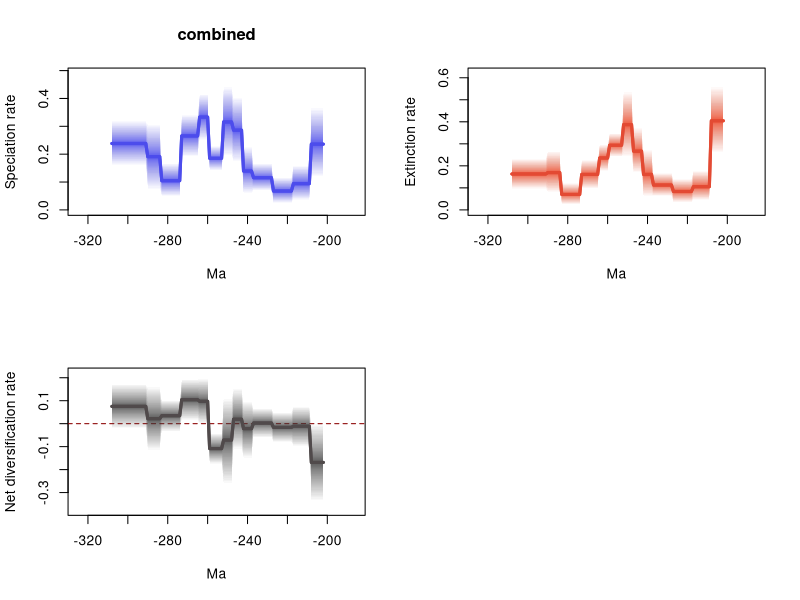

Write the R code that produced this figure.
# 1 files combined:
# 	C:\Users\SimoesLabAdmin\Documents\BDNN_Arielli\synapsida\mcmc_fixshift_no_predictors\D_mcmc/combined_9_marginal_rates.log

# 95% HPDs calculated using code from Biopy (https://www.cs.auckland.ac.nz/~yhel002/biopy/)

pdf(file='C:/Users/SimoesLabAdmin/Documents/BDNN_Arielli/synapsida/mcmc_fixshift_no_predictors/D_mcmc/combined_9_marginal_rates_RTT.pdf',width=10.8, height=8.4)
par(mfrow=c(2,2))
library(scales)
plot_RTT <- function (age,hpd_M,hpd_m,mean_m,color){
    N=100
    beta=(1:(N-1))/N
    alpha_shape=0.25
    cat=1-(beta^(1./alpha_shape))
    for (i in 1:(N-1)){
        trans= 1/N + 2/N
        polygon(c(age, rev(age)), c(hpd_M-((hpd_M-mean_m)*cat[i]), rev(hpd_m+((mean_m-hpd_m)*cat[i]))), col = alpha(color,trans), border = NA)
    }
    lines(rev(age), rev(mean_m), col = color, lwd=3)
}
    
L_hpd_m95=c(NA, NA,NA,NA,NA,NA,NA,NA,NA,NA,NA,NA,NA,NA,NA,NA,NA,NA,NA,NA,NA,NA,NA,NA,NA,NA,NA,NA,NA,NA,NA,NA,NA,NA,NA,NA,NA,NA,NA,NA,NA,NA,NA,NA,NA,NA,NA,NA,NA,NA,NA,NA,NA,NA,NA,NA,NA,NA,NA,NA,NA,NA,NA,NA,NA,NA,NA,NA,NA,NA,NA,NA,NA,NA,NA,NA,NA,NA,NA,NA,NA,NA,NA,NA,NA,NA,NA,NA,NA,NA,NA,NA,NA,NA,NA,NA,NA,NA,NA,NA,NA,NA,NA,NA,NA,NA,NA,NA,NA,NA,NA,NA,NA,NA,NA,NA,NA,NA,NA,NA,NA,NA,NA,NA,NA,NA,NA,NA,NA,NA,NA,NA,NA,NA,NA,NA,NA,NA,NA,NA,NA,NA,NA,NA,NA,NA,NA,NA,NA,NA,NA,NA,NA,NA,NA,NA,NA,NA,NA,NA,NA,NA,NA,NA,NA,NA,NA,NA,NA,NA,NA,NA,NA,NA,NA,NA,NA,NA,NA,NA,NA,NA,NA,NA,NA,NA,NA,NA,NA,NA,NA,NA,NA,NA,NA,NA,NA,NA,NA,NA,NA,NA,0.11606,0.11606,0.11606,0.11606,0.11606,0.11606,0.11606,0.034008,0.034008,0.034008,0.034008,0.034008,0.034008,0.034008,0.034008,0.034008,0.024192,0.024192,0.024192,0.024192,0.024192,0.024192,0.024192,0.024192,0.024192,0.024192,0.068457,0.068457,0.068457,0.068457,0.068457,0.068457,0.068457,0.068457,0.068457,0.068457,0.058151,0.058151,0.058151,0.058151,0.058151,0.169854,0.169854,0.169854,0.169854,0.169854,0.190979,0.190979,0.190979,0.190979,0.190979,0.141055,0.141055,0.141055,0.141055,0.141055,0.141055,0.141055,0.247366,0.247366,0.247366,0.247366,0.247366,0.190027,0.190027,0.190027,0.190027,0.190027,0.190027,0.190027,0.190027,0.190027,0.048227,0.048227,0.048227,0.048227,0.048227,0.048227,0.048227,0.048227,0.048227,0.048227,0.07082,0.07082,0.07082,0.07082,0.07082,0.07082,0.07082,0.159579,0.159579,0.159579,0.159579,0.159579,0.159579,0.159579,0.159579,0.159579,0.159579,0.159579,0.159579,0.159579,0.159579,0.159579,0.159579,0.159579,0.159579)
L_hpd_M95=c(NA, NA,NA,NA,NA,NA,NA,NA,NA,NA,NA,NA,NA,NA,NA,NA,NA,NA,NA,NA,NA,NA,NA,NA,NA,NA,NA,NA,NA,NA,NA,NA,NA,NA,NA,NA,NA,NA,NA,NA,NA,NA,NA,NA,NA,NA,NA,NA,NA,NA,NA,NA,NA,NA,NA,NA,NA,NA,NA,NA,NA,NA,NA,NA,NA,NA,NA,NA,NA,NA,NA,NA,NA,NA,NA,NA,NA,NA,NA,NA,NA,NA,NA,NA,NA,NA,NA,NA,NA,NA,NA,NA,NA,NA,NA,NA,NA,NA,NA,NA,NA,NA,NA,NA,NA,NA,NA,NA,NA,NA,NA,NA,NA,NA,NA,NA,NA,NA,NA,NA,NA,NA,NA,NA,NA,NA,NA,NA,NA,NA,NA,NA,NA,NA,NA,NA,NA,NA,NA,NA,NA,NA,NA,NA,NA,NA,NA,NA,NA,NA,NA,NA,NA,NA,NA,NA,NA,NA,NA,NA,NA,NA,NA,NA,NA,NA,NA,NA,NA,NA,NA,NA,NA,NA,NA,NA,NA,NA,NA,NA,NA,NA,NA,NA,NA,NA,NA,NA,NA,NA,NA,NA,NA,NA,NA,NA,NA,NA,NA,NA,NA,NA,0.369544,0.369544,0.369544,0.369544,0.369544,0.369544,0.369544,0.160186,0.160186,0.160186,0.160186,0.160186,0.160186,0.160186,0.160186,0.160186,0.11759,0.11759,0.11759,0.11759,0.11759,0.11759,0.11759,0.11759,0.11759,0.11759,0.168218,0.168218,0.168218,0.168218,0.168218,0.168218,0.168218,0.168218,0.168218,0.168218,0.22806,0.22806,0.22806,0.22806,0.22806,0.40666,0.40666,0.40666,0.40666,0.40666,0.445006,0.445006,0.445006,0.445006,0.445006,0.230748,0.230748,0.230748,0.230748,0.230748,0.230748,0.230748,0.417474,0.417474,0.417474,0.417474,0.417474,0.344072,0.344072,0.344072,0.344072,0.344072,0.344072,0.344072,0.344072,0.344072,0.168128,0.168128,0.168128,0.168128,0.168128,0.168128,0.168128,0.168128,0.168128,0.168128,0.310905,0.310905,0.310905,0.310905,0.310905,0.310905,0.310905,0.320759,0.320759,0.320759,0.320759,0.320759,0.320759,0.320759,0.320759,0.320759,0.320759,0.320759,0.320759,0.320759,0.320759,0.320759,0.320759,0.320759,0.320759)
M_hpd_m95=c(NA, NA,NA,NA,NA,NA,NA,NA,NA,NA,NA,NA,NA,NA,NA,NA,NA,NA,NA,NA,NA,NA,NA,NA,NA,NA,NA,NA,NA,NA,NA,NA,NA,NA,NA,NA,NA,NA,NA,NA,NA,NA,NA,NA,NA,NA,NA,NA,NA,NA,NA,NA,NA,NA,NA,NA,NA,NA,NA,NA,NA,NA,NA,NA,NA,NA,NA,NA,NA,NA,NA,NA,NA,NA,NA,NA,NA,NA,NA,NA,NA,NA,NA,NA,NA,NA,NA,NA,NA,NA,NA,NA,NA,NA,NA,NA,NA,NA,NA,NA,NA,NA,NA,NA,NA,NA,NA,NA,NA,NA,NA,NA,NA,NA,NA,NA,NA,NA,NA,NA,NA,NA,NA,NA,NA,NA,NA,NA,NA,NA,NA,NA,NA,NA,NA,NA,NA,NA,NA,NA,NA,NA,NA,NA,NA,NA,NA,NA,NA,NA,NA,NA,NA,NA,NA,NA,NA,NA,NA,NA,NA,NA,NA,NA,NA,NA,NA,NA,NA,NA,NA,NA,NA,NA,NA,NA,NA,NA,NA,NA,NA,NA,NA,NA,NA,NA,NA,NA,NA,NA,NA,NA,NA,NA,NA,NA,NA,NA,NA,NA,NA,NA,0.255435,0.255435,0.255435,0.255435,0.255435,0.255435,0.255435,0.042712,0.042712,0.042712,0.042712,0.042712,0.042712,0.042712,0.042712,0.042712,0.033522,0.033522,0.033522,0.033522,0.033522,0.033522,0.033522,0.033522,0.033522,0.033522,0.061942,0.061942,0.061942,0.061942,0.061942,0.061942,0.061942,0.061942,0.061942,0.061942,0.060131,0.060131,0.060131,0.060131,0.060131,0.166763,0.166763,0.166763,0.166763,0.166763,0.238642,0.238642,0.238642,0.238642,0.238642,0.240809,0.240809,0.240809,0.240809,0.240809,0.240809,0.240809,0.175214,0.175214,0.175214,0.175214,0.175214,0.094744,0.094744,0.094744,0.094744,0.094744,0.094744,0.094744,0.094744,0.094744,0.024381,0.024381,0.024381,0.024381,0.024381,0.024381,0.024381,0.024381,0.024381,0.024381,0.078733,0.078733,0.078733,0.078733,0.078733,0.078733,0.078733,0.094222,0.094222,0.094222,0.094222,0.094222,0.094222,0.094222,0.094222,0.094222,0.094222,0.094222,0.094222,0.094222,0.094222,0.094222,0.094222,0.094222,0.094222)
M_hpd_M95=c(NA, NA,NA,NA,NA,NA,NA,NA,NA,NA,NA,NA,NA,NA,NA,NA,NA,NA,NA,NA,NA,NA,NA,NA,NA,NA,NA,NA,NA,NA,NA,NA,NA,NA,NA,NA,NA,NA,NA,NA,NA,NA,NA,NA,NA,NA,NA,NA,NA,NA,NA,NA,NA,NA,NA,NA,NA,NA,NA,NA,NA,NA,NA,NA,NA,NA,NA,NA,NA,NA,NA,NA,NA,NA,NA,NA,NA,NA,NA,NA,NA,NA,NA,NA,NA,NA,NA,NA,NA,NA,NA,NA,NA,NA,NA,NA,NA,NA,NA,NA,NA,NA,NA,NA,NA,NA,NA,NA,NA,NA,NA,NA,NA,NA,NA,NA,NA,NA,NA,NA,NA,NA,NA,NA,NA,NA,NA,NA,NA,NA,NA,NA,NA,NA,NA,NA,NA,NA,NA,NA,NA,NA,NA,NA,NA,NA,NA,NA,NA,NA,NA,NA,NA,NA,NA,NA,NA,NA,NA,NA,NA,NA,NA,NA,NA,NA,NA,NA,NA,NA,NA,NA,NA,NA,NA,NA,NA,NA,NA,NA,NA,NA,NA,NA,NA,NA,NA,NA,NA,NA,NA,NA,NA,NA,NA,NA,NA,NA,NA,NA,NA,NA,0.562961,0.562961,0.562961,0.562961,0.562961,0.562961,0.562961,0.179095,0.179095,0.179095,0.179095,0.179095,0.179095,0.179095,0.179095,0.179095,0.141127,0.141127,0.141127,0.141127,0.141127,0.141127,0.141127,0.141127,0.141127,0.141127,0.168409,0.168409,0.168409,0.168409,0.168409,0.168409,0.168409,0.168409,0.168409,0.168409,0.274399,0.274399,0.274399,0.274399,0.274399,0.374083,0.374083,0.374083,0.374083,0.374083,0.53973,0.53973,0.53973,0.53973,0.53973,0.348813,0.348813,0.348813,0.348813,0.348813,0.348813,0.348813,0.299217,0.299217,0.299217,0.299217,0.299217,0.22779,0.22779,0.22779,0.22779,0.22779,0.22779,0.22779,0.22779,0.22779,0.122405,0.122405,0.122405,0.122405,0.122405,0.122405,0.122405,0.122405,0.122405,0.122405,0.268596,0.268596,0.268596,0.268596,0.268596,0.268596,0.268596,0.233955,0.233955,0.233955,0.233955,0.233955,0.233955,0.233955,0.233955,0.233955,0.233955,0.233955,0.233955,0.233955,0.233955,0.233955,0.233955,0.233955,0.233955)
R_hpd_m95=c(NA, NA,NA,NA,NA,NA,NA,NA,NA,NA,NA,NA,NA,NA,NA,NA,NA,NA,NA,NA,NA,NA,NA,NA,NA,NA,NA,NA,NA,NA,NA,NA,NA,NA,NA,NA,NA,NA,NA,NA,NA,NA,NA,NA,NA,NA,NA,NA,NA,NA,NA,NA,NA,NA,NA,NA,NA,NA,NA,NA,NA,NA,NA,NA,NA,NA,NA,NA,NA,NA,NA,NA,NA,NA,NA,NA,NA,NA,NA,NA,NA,NA,NA,NA,NA,NA,NA,NA,NA,NA,NA,NA,NA,NA,NA,NA,NA,NA,NA,NA,NA,NA,NA,NA,NA,NA,NA,NA,NA,NA,NA,NA,NA,NA,NA,NA,NA,NA,NA,NA,NA,NA,NA,NA,NA,NA,NA,NA,NA,NA,NA,NA,NA,NA,NA,NA,NA,NA,NA,NA,NA,NA,NA,NA,NA,NA,NA,NA,NA,NA,NA,NA,NA,NA,NA,NA,NA,NA,NA,NA,NA,NA,NA,NA,NA,NA,NA,NA,NA,NA,NA,NA,NA,NA,NA,NA,NA,NA,NA,NA,NA,NA,NA,NA,NA,NA,NA,NA,NA,NA,NA,NA,NA,NA,NA,NA,NA,NA,NA,NA,NA,NA,-0.34131,-0.34131,-0.34131,-0.34131,-0.34131,-0.34131,-0.34131,-0.100752,-0.100752,-0.100752,-0.100752,-0.100752,-0.100752,-0.100752,-0.100752,-0.100752,-0.081907,-0.081907,-0.081907,-0.081907,-0.081907,-0.081907,-0.081907,-0.081907,-0.081907,-0.081907,-0.061169,-0.061169,-0.061169,-0.061169,-0.061169,-0.061169,-0.061169,-0.061169,-0.061169,-0.061169,-0.152732,-0.152732,-0.152732,-0.152732,-0.152732,-0.114075,-0.114075,-0.114075,-0.114075,-0.114075,-0.266158,-0.266158,-0.266158,-0.266158,-0.266158,-0.176421,-0.176421,-0.176421,-0.176421,-0.176421,-0.176421,-0.176421,-0.003343,-0.003343,-0.003343,-0.003343,-0.003343,0.01211,0.01211,0.01211,0.01211,0.01211,0.01211,0.01211,0.01211,0.01211,-0.035583,-0.035583,-0.035583,-0.035583,-0.035583,-0.035583,-0.035583,-0.035583,-0.035583,-0.035583,-0.118703,-0.118703,-0.118703,-0.118703,-0.118703,-0.118703,-0.118703,-0.024162,-0.024162,-0.024162,-0.024162,-0.024162,-0.024162,-0.024162,-0.024162,-0.024162,-0.024162,-0.024162,-0.024162,-0.024162,-0.024162,-0.024162,-0.024162,-0.024162,-0.024162)
R_hpd_M95=c(NA, NA,NA,NA,NA,NA,NA,NA,NA,NA,NA,NA,NA,NA,NA,NA,NA,NA,NA,NA,NA,NA,NA,NA,NA,NA,NA,NA,NA,NA,NA,NA,NA,NA,NA,NA,NA,NA,NA,NA,NA,NA,NA,NA,NA,NA,NA,NA,NA,NA,NA,NA,NA,NA,NA,NA,NA,NA,NA,NA,NA,NA,NA,NA,NA,NA,NA,NA,NA,NA,NA,NA,NA,NA,NA,NA,NA,NA,NA,NA,NA,NA,NA,NA,NA,NA,NA,NA,NA,NA,NA,NA,NA,NA,NA,NA,NA,NA,NA,NA,NA,NA,NA,NA,NA,NA,NA,NA,NA,NA,NA,NA,NA,NA,NA,NA,NA,NA,NA,NA,NA,NA,NA,NA,NA,NA,NA,NA,NA,NA,NA,NA,NA,NA,NA,NA,NA,NA,NA,NA,NA,NA,NA,NA,NA,NA,NA,NA,NA,NA,NA,NA,NA,NA,NA,NA,NA,NA,NA,NA,NA,NA,NA,NA,NA,NA,NA,NA,NA,NA,NA,NA,NA,NA,NA,NA,NA,NA,NA,NA,NA,NA,NA,NA,NA,NA,NA,NA,NA,NA,NA,NA,NA,NA,NA,NA,NA,NA,NA,NA,NA,NA,0.003989,0.003989,0.003989,0.003989,0.003989,0.003989,0.003989,0.076603,0.076603,0.076603,0.076603,0.076603,0.076603,0.076603,0.076603,0.076603,0.050715,0.050715,0.050715,0.050715,0.050715,0.050715,0.050715,0.050715,0.050715,0.050715,0.068403,0.068403,0.068403,0.068403,0.068403,0.068403,0.068403,0.068403,0.068403,0.068403,0.098763,0.098763,0.098763,0.098763,0.098763,0.15599,0.15599,0.15599,0.15599,0.15599,0.114884,0.114884,0.114884,0.114884,0.114884,-0.040745,-0.040745,-0.040745,-0.040745,-0.040745,-0.040745,-0.040745,0.198578,0.198578,0.198578,0.198578,0.198578,0.195166,0.195166,0.195166,0.195166,0.195166,0.195166,0.195166,0.195166,0.195166,0.102952,0.102952,0.102952,0.102952,0.102952,0.102952,0.102952,0.102952,0.102952,0.102952,0.163143,0.163143,0.163143,0.163143,0.163143,0.163143,0.163143,0.174082,0.174082,0.174082,0.174082,0.174082,0.174082,0.174082,0.174082,0.174082,0.174082,0.174082,0.174082,0.174082,0.174082,0.174082,0.174082,0.174082,0.174082)
L_mean=c(NA, NA,NA,NA,NA,NA,NA,NA,NA,NA,NA,NA,NA,NA,NA,NA,NA,NA,NA,NA,NA,NA,NA,NA,NA,NA,NA,NA,NA,NA,NA,NA,NA,NA,NA,NA,NA,NA,NA,NA,NA,NA,NA,NA,NA,NA,NA,NA,NA,NA,NA,NA,NA,NA,NA,NA,NA,NA,NA,NA,NA,NA,NA,NA,NA,NA,NA,NA,NA,NA,NA,NA,NA,NA,NA,NA,NA,NA,NA,NA,NA,NA,NA,NA,NA,NA,NA,NA,NA,NA,NA,NA,NA,NA,NA,NA,NA,NA,NA,NA,NA,NA,NA,NA,NA,NA,NA,NA,NA,NA,NA,NA,NA,NA,NA,NA,NA,NA,NA,NA,NA,NA,NA,NA,NA,NA,NA,NA,NA,NA,NA,NA,NA,NA,NA,NA,NA,NA,NA,NA,NA,NA,NA,NA,NA,NA,NA,NA,NA,NA,NA,NA,NA,NA,NA,NA,NA,NA,NA,NA,NA,NA,NA,NA,NA,NA,NA,NA,NA,NA,NA,NA,NA,NA,NA,NA,NA,NA,NA,NA,NA,NA,NA,NA,NA,NA,NA,NA,NA,NA,NA,NA,NA,NA,NA,NA,NA,NA,NA,NA,NA,NA,0.235982623074074,0.235982623074074,0.235982623074074,0.235982623074074,0.235982623074074,0.235982623074074,0.235982623074074,0.094278537765432,0.094278537765432,0.094278537765432,0.094278537765432,0.094278537765432,0.094278537765432,0.094278537765432,0.094278537765432,0.094278537765432,0.067682347666667,0.067682347666667,0.067682347666667,0.067682347666667,0.067682347666667,0.067682347666667,0.067682347666667,0.067682347666667,0.067682347666667,0.067682347666667,0.11560735062963,0.11560735062963,0.11560735062963,0.11560735062963,0.11560735062963,0.11560735062963,0.11560735062963,0.11560735062963,0.11560735062963,0.11560735062963,0.139450771740741,0.139450771740741,0.139450771740741,0.139450771740741,0.139450771740741,0.286094387617284,0.286094387617284,0.286094387617284,0.286094387617284,0.286094387617284,0.315683579518518,0.315683579518518,0.315683579518518,0.315683579518518,0.315683579518518,0.185234455271605,0.185234455271605,0.185234455271605,0.185234455271605,0.185234455271605,0.185234455271605,0.185234455271605,0.333128330654321,0.333128330654321,0.333128330654321,0.333128330654321,0.333128330654321,0.26553013008642,0.26553013008642,0.26553013008642,0.26553013008642,0.26553013008642,0.26553013008642,0.26553013008642,0.26553013008642,0.26553013008642,0.104802483185185,0.104802483185185,0.104802483185185,0.104802483185185,0.104802483185185,0.104802483185185,0.104802483185185,0.104802483185185,0.104802483185185,0.104802483185185,0.191048386604938,0.191048386604938,0.191048386604938,0.191048386604938,0.191048386604938,0.191048386604938,0.191048386604938,0.238308991728395,0.238308991728395,0.238308991728395,0.238308991728395,0.238308991728395,0.238308991728395,0.238308991728395,0.238308991728395,0.238308991728395,0.238308991728395,0.238308991728395,0.238308991728395,0.238308991728395,0.238308991728395,0.238308991728395,0.238308991728395,0.238308991728395,0.238308991728395)
M_mean=c(NA, NA,NA,NA,NA,NA,NA,NA,NA,NA,NA,NA,NA,NA,NA,NA,NA,NA,NA,NA,NA,NA,NA,NA,NA,NA,NA,NA,NA,NA,NA,NA,NA,NA,NA,NA,NA,NA,NA,NA,NA,NA,NA,NA,NA,NA,NA,NA,NA,NA,NA,NA,NA,NA,NA,NA,NA,NA,NA,NA,NA,NA,NA,NA,NA,NA,NA,NA,NA,NA,NA,NA,NA,NA,NA,NA,NA,NA,NA,NA,NA,NA,NA,NA,NA,NA,NA,NA,NA,NA,NA,NA,NA,NA,NA,NA,NA,NA,NA,NA,NA,NA,NA,NA,NA,NA,NA,NA,NA,NA,NA,NA,NA,NA,NA,NA,NA,NA,NA,NA,NA,NA,NA,NA,NA,NA,NA,NA,NA,NA,NA,NA,NA,NA,NA,NA,NA,NA,NA,NA,NA,NA,NA,NA,NA,NA,NA,NA,NA,NA,NA,NA,NA,NA,NA,NA,NA,NA,NA,NA,NA,NA,NA,NA,NA,NA,NA,NA,NA,NA,NA,NA,NA,NA,NA,NA,NA,NA,NA,NA,NA,NA,NA,NA,NA,NA,NA,NA,NA,NA,NA,NA,NA,NA,NA,NA,NA,NA,NA,NA,NA,NA,0.40466476845679,0.40466476845679,0.40466476845679,0.40466476845679,0.40466476845679,0.40466476845679,0.40466476845679,0.105300154123457,0.105300154123457,0.105300154123457,0.105300154123457,0.105300154123457,0.105300154123457,0.105300154123457,0.105300154123457,0.105300154123457,0.083609573716049,0.083609573716049,0.083609573716049,0.083609573716049,0.083609573716049,0.083609573716049,0.083609573716049,0.083609573716049,0.083609573716049,0.083609573716049,0.112773505222222,0.112773505222222,0.112773505222222,0.112773505222222,0.112773505222222,0.112773505222222,0.112773505222222,0.112773505222222,0.112773505222222,0.112773505222222,0.161152161308642,0.161152161308642,0.161152161308642,0.161152161308642,0.161152161308642,0.266755245938272,0.266755245938272,0.266755245938272,0.266755245938272,0.266755245938272,0.387063247481482,0.387063247481482,0.387063247481482,0.387063247481482,0.387063247481482,0.293653280024691,0.293653280024691,0.293653280024691,0.293653280024691,0.293653280024691,0.293653280024691,0.293653280024691,0.235690139160494,0.235690139160494,0.235690139160494,0.235690139160494,0.235690139160494,0.161139714790123,0.161139714790123,0.161139714790123,0.161139714790123,0.161139714790123,0.161139714790123,0.161139714790123,0.161139714790123,0.161139714790123,0.070166068679012,0.070166068679012,0.070166068679012,0.070166068679012,0.070166068679012,0.070166068679012,0.070166068679012,0.070166068679012,0.070166068679012,0.070166068679012,0.169406756148148,0.169406756148148,0.169406756148148,0.169406756148148,0.169406756148148,0.169406756148148,0.169406756148148,0.163037620135802,0.163037620135802,0.163037620135802,0.163037620135802,0.163037620135802,0.163037620135802,0.163037620135802,0.163037620135802,0.163037620135802,0.163037620135802,0.163037620135802,0.163037620135802,0.163037620135802,0.163037620135802,0.163037620135802,0.163037620135802,0.163037620135802,0.163037620135802)
R_mean=c(NA, NA,NA,NA,NA,NA,NA,NA,NA,NA,NA,NA,NA,NA,NA,NA,NA,NA,NA,NA,NA,NA,NA,NA,NA,NA,NA,NA,NA,NA,NA,NA,NA,NA,NA,NA,NA,NA,NA,NA,NA,NA,NA,NA,NA,NA,NA,NA,NA,NA,NA,NA,NA,NA,NA,NA,NA,NA,NA,NA,NA,NA,NA,NA,NA,NA,NA,NA,NA,NA,NA,NA,NA,NA,NA,NA,NA,NA,NA,NA,NA,NA,NA,NA,NA,NA,NA,NA,NA,NA,NA,NA,NA,NA,NA,NA,NA,NA,NA,NA,NA,NA,NA,NA,NA,NA,NA,NA,NA,NA,NA,NA,NA,NA,NA,NA,NA,NA,NA,NA,NA,NA,NA,NA,NA,NA,NA,NA,NA,NA,NA,NA,NA,NA,NA,NA,NA,NA,NA,NA,NA,NA,NA,NA,NA,NA,NA,NA,NA,NA,NA,NA,NA,NA,NA,NA,NA,NA,NA,NA,NA,NA,NA,NA,NA,NA,NA,NA,NA,NA,NA,NA,NA,NA,NA,NA,NA,NA,NA,NA,NA,NA,NA,NA,NA,NA,NA,NA,NA,NA,NA,NA,NA,NA,NA,NA,NA,NA,NA,NA,NA,NA,-0.16868214408642,-0.16868214408642,-0.16868214408642,-0.16868214408642,-0.16868214408642,-0.16868214408642,-0.16868214408642,-0.011021616074074,-0.011021616074074,-0.011021616074074,-0.011021616074074,-0.011021616074074,-0.011021616074074,-0.011021616074074,-0.011021616074074,-0.011021616074074,-0.015927225555556,-0.015927225555556,-0.015927225555556,-0.015927225555556,-0.015927225555556,-0.015927225555556,-0.015927225555556,-0.015927225555556,-0.015927225555556,-0.015927225555556,0.002833846197531,0.002833846197531,0.002833846197531,0.002833846197531,0.002833846197531,0.002833846197531,0.002833846197531,0.002833846197531,0.002833846197531,0.002833846197531,-0.021701387234568,-0.021701387234568,-0.021701387234568,-0.021701387234568,-0.021701387234568,0.019339142074074,0.019339142074074,0.019339142074074,0.019339142074074,0.019339142074074,-0.071379666209877,-0.071379666209877,-0.071379666209877,-0.071379666209877,-0.071379666209877,-0.108418827506173,-0.108418827506173,-0.108418827506173,-0.108418827506173,-0.108418827506173,-0.108418827506173,-0.108418827506173,0.097438194740741,0.097438194740741,0.097438194740741,0.097438194740741,0.097438194740741,0.104390416296296,0.104390416296296,0.104390416296296,0.104390416296296,0.104390416296296,0.104390416296296,0.104390416296296,0.104390416296296,0.104390416296296,0.034636414703704,0.034636414703704,0.034636414703704,0.034636414703704,0.034636414703704,0.034636414703704,0.034636414703704,0.034636414703704,0.034636414703704,0.034636414703704,0.021641629617284,0.021641629617284,0.021641629617284,0.021641629617284,0.021641629617284,0.021641629617284,0.021641629617284,0.075271373419753,0.075271373419753,0.075271373419753,0.075271373419753,0.075271373419753,0.075271373419753,0.075271373419753,0.075271373419753,0.075271373419753,0.075271373419753,0.075271373419753,0.075271373419753,0.075271373419753,0.075271373419753,0.075271373419753,0.075271373419753,0.075271373419753,0.075271373419753)
trans=0.5
age=(0:(309-1))* -1
plot(age,age,type = 'n', ylim = c(0, 0.48950660000000007), xlim = c(-324.45,-186.55), ylab = 'Speciation rate', xlab = 'Ma',main='combined' )
plot_RTT(age,L_hpd_M95,L_hpd_m95,L_mean,"#4c4cec")
lines(rev(age), rev(L_mean), col = "#4c4cec", lwd=3)
plot(age,age,type = 'n', ylim = c(0, 0.6192571000000001), xlim = c(-324.45,-186.55), ylab = 'Extinction rate', xlab = 'Ma' )
plot_RTT(age,M_hpd_M95,M_hpd_m95,M_mean,"#e34a33")
lines(rev(age), rev(M_mean), col = "#e34a33", lwd=3)
plot(age,age,type = 'n', ylim = c(-0.375441, 0.2184358), xlim = c(-324.45,-186.55), ylab = 'Net diversification rate', xlab = 'Ma' )
abline(h=0,lty=2,col="darkred")
plot_RTT(age,R_hpd_M95,R_hpd_m95,R_mean,"#504A4B")
lines(rev(age), rev(R_mean), col = "#504A4B", lwd=3)
n <- dev.off()
